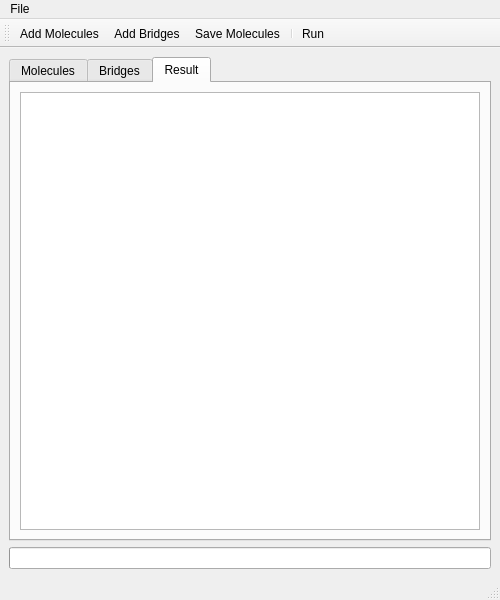
<?xml version="1.0" encoding="UTF-8"?>
<ui version="4.0">
 <class>MainWindow</class>
 <widget class="QMainWindow" name="MainWindow">
  <property name="geometry">
   <rect>
    <x>0</x>
    <y>0</y>
    <width>500</width>
    <height>600</height>
   </rect>
  </property>
  <property name="maximumSize">
   <size>
    <width>500</width>
    <height>16777215</height>
   </size>
  </property>
  <property name="windowTitle">
   <string>Dimer Generator</string>
  </property>
  <widget class="QWidget" name="centralwidget">
   <layout class="QGridLayout" name="gridLayout">
    <item row="0" column="0">
     <widget class="QTabWidget" name="Reactions">
      <property name="maximumSize">
       <size>
        <width>16777215</width>
        <height>16777215</height>
       </size>
      </property>
      <property name="tabPosition">
       <enum>QTabWidget::North</enum>
      </property>
      <property name="tabShape">
       <enum>QTabWidget::Rounded</enum>
      </property>
      <property name="currentIndex">
       <number>2</number>
      </property>
      <property name="elideMode">
       <enum>Qt::ElideNone</enum>
      </property>
      <widget class="QWidget" name="input_tab">
       <attribute name="title">
        <string>Molecules</string>
       </attribute>
       <attribute name="whatsThis">
        <string>Where the initial molecules live</string>
       </attribute>
       <layout class="QHBoxLayout" name="horizontalLayout">
        <item>
         <widget class="QTableWidget" name="input_table">
          <property name="horizontalScrollBarPolicy">
           <enum>Qt::ScrollBarAlwaysOff</enum>
          </property>
          <property name="sizeAdjustPolicy">
           <enum>QAbstractScrollArea::AdjustToContentsOnFirstShow</enum>
          </property>
          <property name="selectionMode">
           <enum>QAbstractItemView::NoSelection</enum>
          </property>
          <property name="rowCount">
           <number>0</number>
          </property>
          <property name="columnCount">
           <number>1</number>
          </property>
          <attribute name="horizontalHeaderVisible">
           <bool>false</bool>
          </attribute>
          <attribute name="horizontalHeaderCascadingSectionResizes">
           <bool>true</bool>
          </attribute>
          <attribute name="horizontalHeaderDefaultSectionSize">
           <number>400</number>
          </attribute>
          <attribute name="horizontalHeaderHighlightSections">
           <bool>true</bool>
          </attribute>
          <attribute name="horizontalHeaderShowSortIndicator" stdset="0">
           <bool>false</bool>
          </attribute>
          <attribute name="horizontalHeaderStretchLastSection">
           <bool>true</bool>
          </attribute>
          <attribute name="verticalHeaderVisible">
           <bool>false</bool>
          </attribute>
          <attribute name="verticalHeaderCascadingSectionResizes">
           <bool>true</bool>
          </attribute>
          <attribute name="verticalHeaderDefaultSectionSize">
           <number>200</number>
          </attribute>
          <attribute name="verticalHeaderShowSortIndicator" stdset="0">
           <bool>false</bool>
          </attribute>
          <column/>
         </widget>
        </item>
       </layout>
      </widget>
      <widget class="QWidget" name="react_tab">
       <attribute name="title">
        <string>Bridges</string>
       </attribute>
       <attribute name="whatsThis">
        <string>Here are stored the different bridges.</string>
       </attribute>
       <layout class="QHBoxLayout" name="horizontalLayout_3">
        <item>
         <widget class="QTableWidget" name="react_table">
          <property name="showGrid">
           <bool>true</bool>
          </property>
          <property name="rowCount">
           <number>0</number>
          </property>
          <property name="columnCount">
           <number>1</number>
          </property>
          <attribute name="horizontalHeaderVisible">
           <bool>false</bool>
          </attribute>
          <attribute name="horizontalHeaderDefaultSectionSize">
           <number>200</number>
          </attribute>
          <attribute name="horizontalHeaderStretchLastSection">
           <bool>true</bool>
          </attribute>
          <attribute name="verticalHeaderDefaultSectionSize">
           <number>200</number>
          </attribute>
          <attribute name="verticalHeaderStretchLastSection">
           <bool>false</bool>
          </attribute>
          <column/>
         </widget>
        </item>
       </layout>
      </widget>
      <widget class="QWidget" name="output_tab">
       <property name="layoutDirection">
        <enum>Qt::LeftToRight</enum>
       </property>
       <attribute name="title">
        <string>Result</string>
       </attribute>
       <attribute name="whatsThis">
        <string>The output of the program</string>
       </attribute>
       <layout class="QHBoxLayout" name="horizontalLayout_2">
        <item>
         <widget class="QTableWidget" name="output_table">
          <property name="sizeAdjustPolicy">
           <enum>QAbstractScrollArea::AdjustToContentsOnFirstShow</enum>
          </property>
          <property name="rowCount">
           <number>0</number>
          </property>
          <property name="columnCount">
           <number>1</number>
          </property>
          <attribute name="horizontalHeaderVisible">
           <bool>false</bool>
          </attribute>
          <attribute name="horizontalHeaderCascadingSectionResizes">
           <bool>true</bool>
          </attribute>
          <attribute name="horizontalHeaderDefaultSectionSize">
           <number>400</number>
          </attribute>
          <attribute name="horizontalHeaderHighlightSections">
           <bool>true</bool>
          </attribute>
          <attribute name="horizontalHeaderStretchLastSection">
           <bool>true</bool>
          </attribute>
          <attribute name="verticalHeaderVisible">
           <bool>false</bool>
          </attribute>
          <attribute name="verticalHeaderCascadingSectionResizes">
           <bool>true</bool>
          </attribute>
          <attribute name="verticalHeaderDefaultSectionSize">
           <number>200</number>
          </attribute>
          <column/>
         </widget>
        </item>
       </layout>
      </widget>
     </widget>
    </item>
    <item row="1" column="0">
     <widget class="QProgressBar" name="progressBar">
      <property name="value">
       <number>0</number>
      </property>
      <property name="textVisible">
       <bool>false</bool>
      </property>
     </widget>
    </item>
   </layout>
  </widget>
  <widget class="QMenuBar" name="menubar">
   <property name="geometry">
    <rect>
     <x>0</x>
     <y>0</y>
     <width>500</width>
     <height>22</height>
    </rect>
   </property>
   <widget class="QMenu" name="menuFile">
    <property name="title">
     <string>File</string>
    </property>
    <addaction name="actionOpen"/>
    <addaction name="actionSave"/>
    <addaction name="actionExit"/>
   </widget>
   <addaction name="menuFile"/>
  </widget>
  <widget class="QStatusBar" name="statusbar"/>
  <widget class="QToolBar" name="toolBar">
   <property name="windowTitle">
    <string>toolBar</string>
   </property>
   <attribute name="toolBarArea">
    <enum>TopToolBarArea</enum>
   </attribute>
   <attribute name="toolBarBreak">
    <bool>false</bool>
   </attribute>
   <addaction name="actionOpen"/>
   <addaction name="actionAdd_Reaction"/>
   <addaction name="actionSave"/>
   <addaction name="separator"/>
   <addaction name="actionRun"/>
  </widget>
  <action name="actionOpen">
   <property name="icon">
    <iconset resource="res/QtResources.qrc">
     <normaloff>:/resources/molecule.png</normaloff>:/resources/molecule.png</iconset>
   </property>
   <property name="text">
    <string>Add Molecules</string>
   </property>
   <property name="shortcut">
    <string>Ctrl+O</string>
   </property>
  </action>
  <action name="actionSave">
   <property name="icon">
    <iconset resource="res/QtResources.qrc">
     <normaloff>:/icons/resources/document-save.png</normaloff>:/icons/resources/document-save.png</iconset>
   </property>
   <property name="text">
    <string>Save Molecules</string>
   </property>
   <property name="shortcut">
    <string>Ctrl+S</string>
   </property>
  </action>
  <action name="actionExit">
   <property name="icon">
    <iconset resource="res/QtResources.qrc">
     <normaloff>:/icons/resources/edit-undo.png</normaloff>:/icons/resources/edit-undo.png</iconset>
   </property>
   <property name="text">
    <string>Exit</string>
   </property>
   <property name="shortcut">
    <string>Ctrl+W</string>
   </property>
  </action>
  <action name="actionRun">
   <property name="icon">
    <iconset resource="res/QtResources.qrc">
     <normaloff>:/icons/resources/start.png</normaloff>:/icons/resources/start.png</iconset>
   </property>
   <property name="text">
    <string>Run</string>
   </property>
   <property name="shortcut">
    <string>Return</string>
   </property>
  </action>
  <action name="actionAdd_Reaction">
   <property name="icon">
    <iconset resource="res/QtResources.qrc">
     <normaloff>:/resources/reaction.png</normaloff>:/resources/reaction.png</iconset>
   </property>
   <property name="text">
    <string>Add Bridges</string>
   </property>
   <property name="shortcut">
    <string>Ctrl+Shift+O</string>
   </property>
  </action>
  <action name="actionDelete_Reaction">
   <property name="text">
    <string>Delete Reaction</string>
   </property>
  </action>
  <action name="actionDelete_Molecule">
   <property name="text">
    <string>Delete Molecule</string>
   </property>
  </action>
  <action name="actionSelect_All">
   <property name="text">
    <string>Select All</string>
   </property>
  </action>
  <action name="actionDeselect_All">
   <property name="text">
    <string>Deselect All</string>
   </property>
  </action>
 </widget>
 <resources>
  <include location="res/QtResources.qrc"/>
 </resources>
 <connections/>
</ui>
